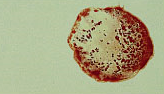
#> input picture b+antib.png, 164 x 94 px
$ python detct_change.py
#> lines starting #> are read from the running program, lines starting #| are printed output that depends on the picture; after the words box and inside, x2 and y2 are one past the last pixel; in counts of white or black regions, pixels touching at a corner belong together
#> further down, img_sample is the input picture: shape (94, 164, 3); mean B, G, R 133.5, 169.3, 171.2
import cv2
import numpy as np

def is_blood_connected(img_sample, threshold=145, min_connected_rows=4, min_connected_cols=50):
    """
    Determine if a blood sample is connected based on image analysis.

    Args:
    img_sample: np.array
        An image of the blood sample.
    threshold: int, optional
        The threshold value for converting the image to binary. Defaults to 145.
    min_connected_rows: int, optional
        The minimum number of connected rows required to consider the blood sample as connected. Defaults to 4.
    min_connected_cols: int, optional
        The minimum number of connected columns in a row required to consider the row as part of a connected blood sample. Defaults to 50.

    Returns:
    connected: bool
        Whether the blood sample is connected or not.
    bin_img: np.array
        The binary image used for analysis.
    """
#> called with threshold = 127, min_connected_rows = 5, min_connected_cols = 25
    # convert the image to grayscale
    gray = cv2.cvtColor(img_sample, cv2.COLOR_BGR2GRAY)
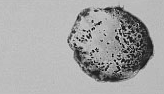
#> gray: shape (94, 164); min 7, max 216, mean 165.7

    # convert to binary using a threshold
    ret, bin_img = cv2.threshold(gray, threshold, 255, cv2.THRESH_BINARY)
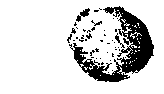
#> bin_img: shape (94, 164); 84.1% white; 44 black regions (39 under 20 px), largest, box (x1, y1, x2, y2) and area: (69, 6, 154, 82) 2111, (76, 8, 90, 22) 77, (115, 33, 125, 48) 36, (91, 20, 102, 26) 24, (67, 34, 72, 43) 20
#> ret = 127

    # apply morphological opening to reduce holes and smooth the image
    kernel = np.ones((4, 4), np.uint8)
    img2 = cv2.morphologyEx(~bin_img, cv2.MORPH_OPEN, kernel)
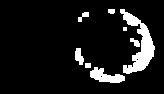
#> img2: shape (94, 164); 9.5% white; 8 white regions (1 under 20 px), largest, box (x1, y1, x2, y2) and area: (120, 9, 155, 74) 870, (90, 67, 125, 83) 312, (75, 48, 84, 65) 104

    # initialize variables for loop
    prev_col_val = 0
    prev_row_index = 0
    nof_connected_cols = 0
    nof_connected_rows = 0
    connected_shape_detected = False

    # loop through each row in the image
    for i, row in enumerate(img2):
        # reset connected column count for this row
        nof_connected_cols = 0

        # loop through each column in the row
        for j, col_val in enumerate(row):
            if col_val == 255: # if the pixel is connected
                nof_connected_cols += 1 # increment the connected column count
                prev_col_val = 255 # update previous column value to 255
            else: # if the pixel is not connected
                prev_col_val = 0 # update previous column value to 0
                # check if the number of connected columns in this row is sufficient
                if nof_connected_cols < min_connected_cols:
                    nof_connected_cols = 0 # reset count if not sufficient
                else: # if the number of connected columns is sufficient, break out of column loop
                    break

        # check if this row has any connected columns
        if nof_connected_cols > 0:
            # check if this row is directly below the previous connected row
            if i - prev_row_index == 1:
                nof_connected_rows += 1 # increment connected row count
            prev_row_index = i # update previous row index to current row

        # check if enough connected rows have been found
        if nof_connected_rows >= min_connected_rows:
            connected_shape_detected = True
            break
#> this loop made 94 passes
#> after the loop, nof_connected_rows = 3

    # return whether a connected shape was detected and the binary image used for analysis
    return connected_shape_detected, ~bin_img

# example usage
filename = 'b+antib.png'
img_sample = cv2.imread(filename)

# set optional parameters
threshold = 127
min_connected_rows = 5
min_connected_cols = 25

# determine if sample is connected
connected, img2 = is_blood_connected(img_sample, threshold, min_connected_rows, min_connected_cols)
#> connected = False

if connected:
  print("The blood is connected.")
else:
    print("The blood is not connected.")
